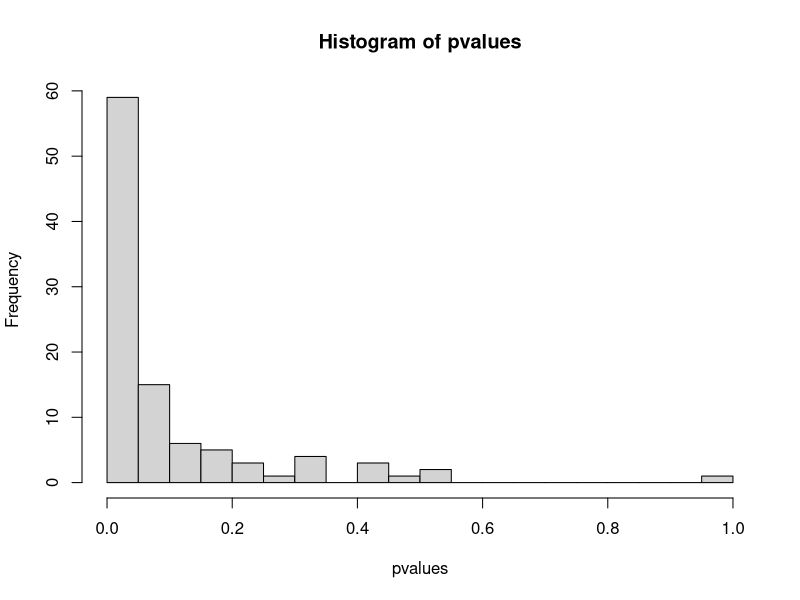

R code for this plot: (Note: this script raises an error after producing the figure.)
samplesize <- 200
meanX <- 50
meanY <- 51
sdX <- 5
sdY <- 5
pvalues <- vector(length=100)
effectSize <- abs(meanX - meanY) / sqrt( ((sdX*sdX)+(sdY*sdY)) / 2 )
effectSize
for(i in 1:100){
  
  x <- rnorm(samplesize, meanX, sdX)
  y <- rnorm(samplesize, meanY, sdY)
  
  p <- t.test(x,y, PAIRED=FALSE)
  
  pvalues[i] <- p$p.value
  
}
hist(pvalues, breaks=20)
length(pvalues[pvalues<0.05])

power.t.test(power = .80, delta = 0.5, type="two.sample")

pwr.t.test(n=100 , d = 0.5 , sig.level = 0.05 , type = c("two.sample"))

cor(rundata$FirstRun, rundata$SecondRun)
cor.test(rundata$FirstRun,rundata$SecondRun)
